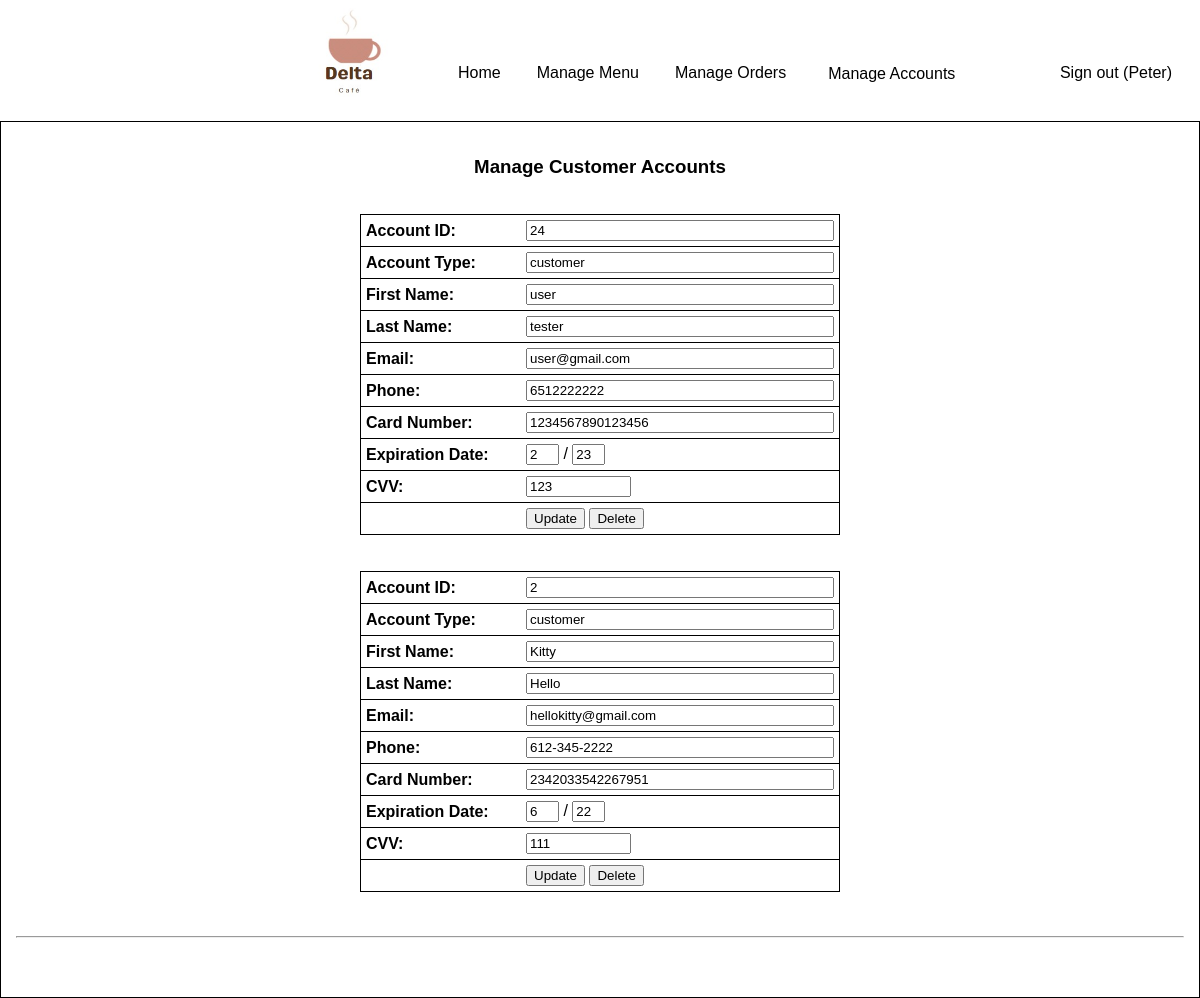
Page /manageCusAcc.php (signed in) on the committed database.
### tables this page shows
CREATE TABLE `users` (
  `id` int(11) NOT NULL,
  `username` varchar(24) NOT NULL,
  `password` varchar(32) NOT NULL,
  `email` varchar(64) NOT NULL,
  `phone_number` varchar(24) NOT NULL,
  `role` enum('administrator','customer','transportation_associate') NOT NULL,
  `first_name` varchar(24) NOT NULL,
  `last_name` varchar(24) NOT NULL
);

CREATE TABLE `customer_info` (
  `id` int(11) NOT NULL,
  `customer_id` int(11) NOT NULL,
  `card_number` bigint(16) NOT NULL,
  `expire_month` int(2) NOT NULL,
  `expire_year` int(2) NOT NULL,
  `cvv` int(3) NOT NULL
);

### manageCusAcc.php (the view, shortened to what this page needs)
<?php
    global $conn;
    include("./header.php");
?>
<div class="container">
    <center>
    <p>
    <h3>Manage Customer Accounts</h3>
    </p>
    <br>
    <?php
        $query = "SELECT  u.*, c.*
                FROM users u JOIN customer_info c
                WHERE u.id = c.customer_id
                ORDER BY u.id DESC";
        mysqli_multi_query($conn, $query) or die(mysqli_error($conn));
        $result = mysqli_store_result($conn);
        while($row = mysqli_fetch_row($result)){
            $formID = "userID" . $row[0];
            echo "<table class ='myTable'>";
            echo "
                <form id='".$formID."' action='./manageCusAcc.php' method='post'>
                <input type='hidden' id='hidden' name='hidden' value='".$row[0]. "' >
                <tr>
                    <td style='width: 150px;'><b>Account ID:</b></td>
                    <td>
                        <input style='width: 300px;' type='text' id='userid' name='userid' value= '".$row[0]. "'  required>
                    </td>
                </tr>
                <tr>
                    <td><b>Account Type:</b></td>
                    <td>
                        <input style='width: 300px;' type='text' id='typeAcc' name='typeAcc' value= '".$row[5]. "' required>
                    </td>
                </tr>
                <tr>
                    <td><b>First Name:</b></td>
                    <td>
                        <input style='width: 300px;' type='text' id='fname' name='fname' value= '".$row[6]. "'  required>
                    </td>
                </tr>
                <tr>
                    <td><b>Last Name:</b></td>
                    <td>
                        <input style='width: 300px;' type='text' id='lname' name='lname' value= '".$row[7]. "'  required>
                    </td>
                </tr>
                <tr>
                    <td><b>Email:</b></td>
                    <td>
                        <input style='width: 300px;' type='text' id='email' name='email' value= '".$row[3]. "'  required>
                    </td>
                </tr>
                <tr>
                    <td><b>Phone:</b></td>
                    <td>
                        <input style='width: 300px;' type='text' id='phone' name='phone' value= '".$row[4]. "' >
                    </td>
                </tr>
                <tr>
                    <td><b>Card Number:</b></td>
                    <td>
                        <input minlength='16' maxlength='16'  style='width: 300px;' type='text' id='card' name='card' value= '".$row[10]. "' required>
                    </td>
                </tr>
                <tr>
                    <td><b>Expiration Date:</b></td>
                    <td>
                    <input type='text' minlength='2' maxlength='2'placeholder='Month' id='expire_month' name='expire_month' value='".$row[11]."' size='1' required> /
                    <input type='text' minlength='2' maxlength='2' placeholder='Year' id='expire_year' name='expire_year' value='".$row[12]."' size='1' required>
                    </td>
                </tr>
                <tr>
                <td><b>CVV:</b></td>
                <td>
                <input type='text' minlength='3' maxlength='3' placeholder='cvv' id='cvv' name='cvv' value='".$row[13]."' size='10' required>
                </td>
            </tr>
                <tr>
                    <td></td>
                    <td>
                        <button type='submit' name='update' value=''>Update</button>
                        <button type='submit' name='delete' value=''>Delete</button>
                    </td>
                </tr>
                </table>
                <br><br>";
        }
        echo "<hr><br><br>";
    ?>
    </center>
</div>
<?php
    include("./footer.php");
?>

### DCSstyle.css (style rules this page uses)
body { font-family: Arial, Helvetica, sans-serif; margin: 0; }
.container { border: 1px solid black; padding: 15px; text-align: left; }
table, th, td { border: 1px solid black; }
.myTable { border-collapse:collapse; color: black; }
.myTable td, .myTable th { padding:5px; border:0; }
.myTable td, .myTable th { border-bottom:1px solid black; }

### rows in the picture
users: userid "24", typeAcc "customer", fname "user", lname "tester", email "user@gmail.com", phone "6512222222", card "1234567890123456", expire_month "2", expire_year "23", cvv "123"
users: userid "2", typeAcc "customer", fname "Kitty", lname "Hello", email "hellokitty@gmail.com", phone "612-345-2222", card "2342033542267951", expire_month "6", expire_year "22", cvv "111"

### other values in the picture
$_SESSION['username'] "Peter"
